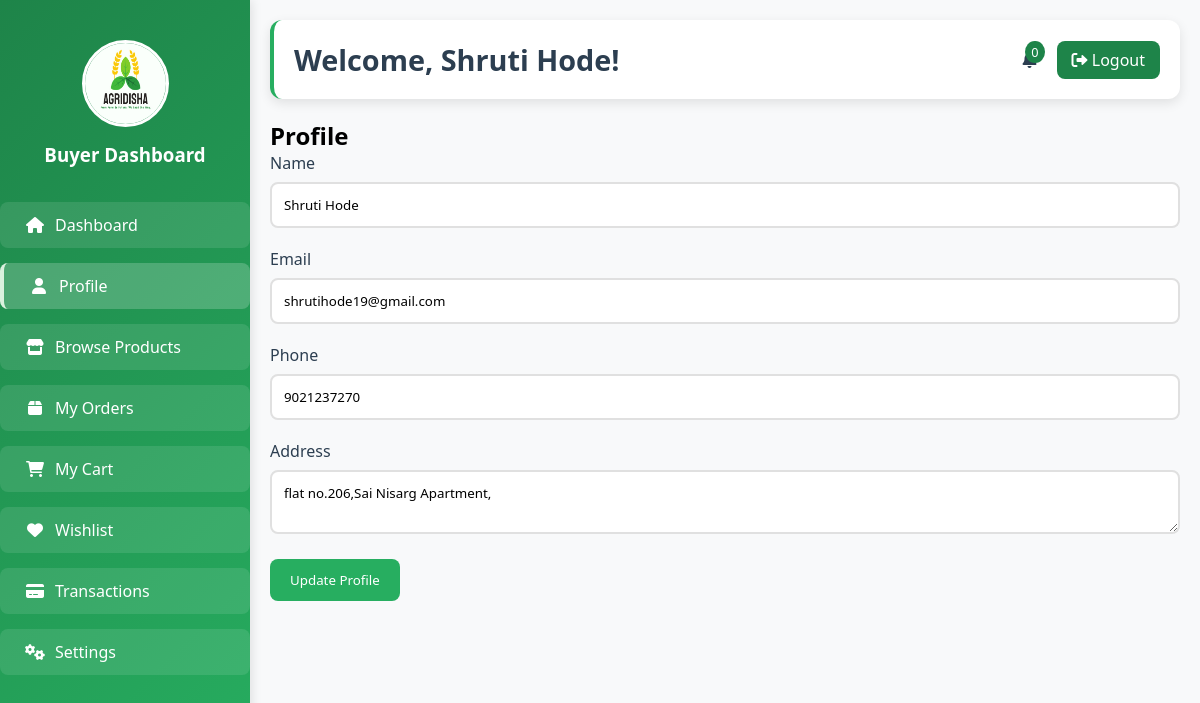
The app's page /bdemo.php?tab=profile (signed in) with its own data.
### tables this page shows
CREATE TABLE IF NOT EXISTS `users` (
  `id` int NOT NULL AUTO_INCREMENT,
  `username` varchar(100) NOT NULL,
  `email` varchar(100) NOT NULL,
  `password_hash` varchar(255) NOT NULL,
  `role` enum('Farmer','Buyer','Admin') NOT NULL,
  `status` enum('approved','pending') NOT NULL DEFAULT 'pending',
  `otp` varchar(6) NOT NULL,
  `otp_verified` tinyint(1) DEFAULT '0',
  `otp_timestamp` timestamp NULL DEFAULT CURRENT_TIMESTAMP,
  `reset_token` varchar(300) DEFAULT NULL,
  `reset_token_expiry` datetime DEFAULT NULL,
  `address_line1` varchar(255) DEFAULT NULL,
  `address_line2` varchar(255) DEFAULT NULL,
  `city` varchar(100) DEFAULT NULL,
  `state` varchar(100) DEFAULT NULL,
  `postal_code` varchar(20) DEFAULT NULL,
  `country` varchar(100) DEFAULT NULL,
  `phone` varchar(20) DEFAULT NULL,
  PRIMARY KEY (`id`),
  UNIQUE KEY `email` (`email`)
);

### buyer_tabs/profile.php (the view, shortened to what this page needs)
<?php
require_once 'db.php';
$user_id = $_SESSION['id'];
$stmt = $conn->prepare("SELECT * FROM users WHERE id = ? AND role = 'Buyer'");
$stmt->bind_param("i", $user_id);
$stmt->execute();
$result = $stmt->get_result();
$user_data = $result->fetch_assoc();
?>
<h2>Profile</h2>
<form action="" method="POST" enctype="multipart/form-data">
    <div class="form-group">
        <label for="username">Name</label>
        <input type="text" id="username" name="username" value="<?php echo htmlspecialchars($user_data['username']); ?>" required>
    </div>
    <div class="form-group">
        <label for="email">Email</label>
        <input type="email" id="email" name="email" value="<?php echo htmlspecialchars($user_data['email']); ?>" required>
    </div>
    <div class="form-group">
        <label for="phone">Phone</label>
        <input type="tel" id="phone" name="phone" value="<?php echo htmlspecialchars($user_data['phone'] ?? ''); ?>">
    </div>
    <div class="form-group">
        <label for="address">Address</label>
        <textarea id="address" name="address" ><?php echo htmlspecialchars($user_data['address_line1'] ?? ''); ?></textarea>
    </div>
    <button type="submit" class="btn">Update Profile</button>
</form>

### bdemo.php (shortened to what this page needs)
<?php
$servername = "localhost";
$username = "root";
$password = "";
$dbname = "ams_db";
$conn = new mysqli($servername, $username, $password, $dbname);
$buyer_id = (int)$_SESSION['id'];
$buyer_query = $conn->prepare("SELECT * FROM users WHERE id = ?");
$buyer_query->bind_param("i", $buyer_id);
$buyer_query->execute();
$buyer_result = $buyer_query->get_result();
$buyer_data = $buyer_result->fetch_assoc();
$allowed_tabs = ['dashboard', 'browse_products', 'my_cart', 'my_orders', 'profile', 'settings', 'wishlist', 'transactions'];
$current_tab = isset($_GET['tab']) ? $_GET['tab'] : 'dashboard';
$current_tab = in_array($current_tab, $allowed_tabs) ? $current_tab : 'dashboard';
function isTabActive($tab_name) {
    global $current_tab;
    return $current_tab === $tab_name ? 'active' : '';
}
?>
<!DOCTYPE html>
<html lang="en">
<head>
    <link href="https://cdnjs.cloudflare.com/ajax/libs/font-awesome/6.0.0/css/all.min.css" rel="stylesheet">
    <link rel="stylesheet" href="ASSETS/CSS/buyer.css">
</head>
    <div class="container">
        <div class="sidebar">
            <div class="logo-container">
                <img src="ASSETS/IMAGES/logo.jpg" alt="Logo" height="87" width="87">
                <h3>Buyer Dashboard</h3>
            </div>
            <nav>
                <ul>
                    <li><a href="?tab=dashboard" class="<?= isTabActive('dashboard') ?>">
                        <i class="fas fa-home"></i> Dashboard
                    </a></li>
                    <li><a href="?tab=profile" class="<?= isTabActive('profile') ?>">
                        <i class="fas fa-user"></i> Profile
                    </a></li>
                    <li><a href="?tab=browse_products" class="<?= isTabActive('browse_products') ?>">
                        <i class="fas fa-store"></i> Browse Products
                    </a></li>
                    <li><a href="?tab=my_orders" class="<?= isTabActive('my_orders') ?>">
                        <i class="fas fa-box"></i> My Orders
                    </a></li>
                    <li><a href="?tab=my_cart" class="<?= isTabActive('my_cart') ?>">
                        <i class="fas fa-shopping-cart"></i> My Cart
                    </a></li>
                    <li><a href="?tab=wishlist" class="<?= isTabActive('wishlist') ?>">
                        <i class="fas fa-heart"></i> Wishlist
                    </a></li>
                    <li><a href="?tab=transactions" class="<?= isTabActive('transactions') ?>">
                        <i class="fas fa-credit-card"></i> Transactions
                    </a></li>
                    <li><a href="?tab=setting" class="<?= isTabActive('setting') ?>">
                        <i class="fas fa-cogs"></i> Settings
                    </a></li>
                </ul>
            </nav>
        </div>
        <div class="content">
            <div class="header">
                <h1>Welcome, <?= htmlspecialchars($buyer_data['username']) ?>!</h1>
                <div class="user-actions">
                    <a href="notifications.php" class="notification-icon">
                        <span class="notification-count">0</span>
                    </a>
                    <a href="logout.php" class="logout-btn">
                        <i class="fas fa-sign-out-alt"></i> Logout
                    </a>
                </div>
            </div>
            <div class="main-content">
                <?php
                $tab_file = "./buyer_tabs/$current_tab.php";
                if (file_exists($tab_file)) {
                    include $tab_file;
                } else {
                    echo "<div class='error-message'>Tab content not found</div>";
                }
                ?>
            </div>
        </div>
    </div>
</body>
</html>

### ASSETS/CSS/buyer.css (style rules this page uses)
:root { --primary-green: #1e8449; --secondary-green: #27ae60; --light-green: #daf1de; --accent-brown: #8b4513; --neutral-beige: #f5f0e1; --text-dark: #2c3e50; --text-light: #ffffff; --shadow: rgba(0, 0, 0, 0.1); }
* { margin: 0; padding: 0; box-sizing: border-box; font-family: 'Segoe UI', Tahoma, Geneva, Verdana, sans-serif; }
.container { display: flex; }
.sidebar { width: 250px; background: linear-gradient(135deg, var(--primary-green), var(--secondary-green)); color: var(--text-light); padding: 20px 0; position: fixed; height: 100vh; box-shadow: 2px 0 10px var(--shadow); }
.logo-container { padding: 20px; text-align: center; }
.logo-container img { border-radius: 50%; margin-bottom: 10px; border: 3px solid var(--text-light); }
.sidebar ul { list-style: none; padding: 0; }
.sidebar ul li { margin: 15px 0; }
.sidebar ul li a { display: flex; align-items: center; padding: 12px 25px; color: var(--text-light); text-decoration: none; transition: all 0.3s ease; border-radius: 8px; background-color: rgba(255, 255, 255, 0.1); }
.sidebar ul li a.active { background-color: rgba(255, 255, 255, 0.2); border-left: 4px solid var(--light-green); }
.sidebar ul li a i { margin-right: 10px; width: 20px; text-align: center; }
.content { flex: 1; margin-left: 250px; padding: 20px; }
.header { background-color: #fff; padding: 20px; border-radius: 12px; box-shadow: 0 4px 12px var(--shadow); margin-bottom: 20px; display: flex; justify-content: space-between; align-items: center; border-left: 4px solid var(--secondary-green); }
.header h1 { color: var(--text-dark); font-size: 1.8rem; }
.user-actions { display: flex; align-items: center; gap: 20px; }
.notification-icon { position: relative; color: var(--text-dark); text-decoration: none; }
.notification-count { position: absolute; top: -8px; right: -8px; background-color: var(--primary-green); color: var(--text-light); border-radius: 50%; padding: 2px 6px; font-size: 0.8rem; }
.logout-btn { background-color: var(--primary-green); color: var(--text-light); padding: 8px 15px; border-radius: 8px; text-decoration: none; transition: all 0.3s ease; }
.form-group { margin-bottom: 20px; }
.form-group label { display: block; margin-bottom: 8px; color: var(--text-dark); font-weight: 500; }
.form-group input, .form-group select, .form-group textarea { width: 100%; padding: 12px; border: 2px solid #e0e0e0; border-radius: 8px; transition: all 0.3s ease; }
button { background-color: var(--secondary-green); color: white; padding: 12px 20px; border: none; border-radius: 8px; cursor: pointer; font-weight: 500; transition: all 0.3s ease; }

### records on screen
users: username "Shruti Hode", email "shrutihode19@gmail.com", phone "9021237270", address "flat no.206,Sai Nisarg Apartment,"
